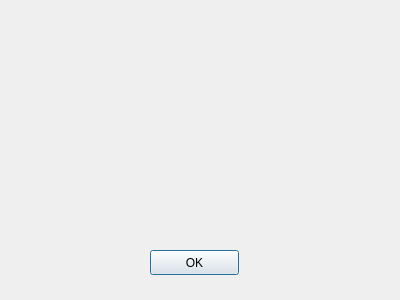
<?xml version="1.0" encoding="UTF-8"?>
<ui version="4.0">
 <class>info</class>
 <widget class="QDialog" name="info">
  <property name="geometry">
   <rect>
    <x>0</x>
    <y>0</y>
    <width>400</width>
    <height>300</height>
   </rect>
  </property>
  <property name="windowTitle">
   <string>Dialog</string>
  </property>
  <widget class="QPushButton" name="pushButton">
   <property name="geometry">
    <rect>
     <x>150</x>
     <y>250</y>
     <width>89</width>
     <height>25</height>
    </rect>
   </property>
   <property name="text">
    <string>OK</string>
   </property>
  </widget>
 </widget>
 <resources/>
 <connections/>
</ui>
